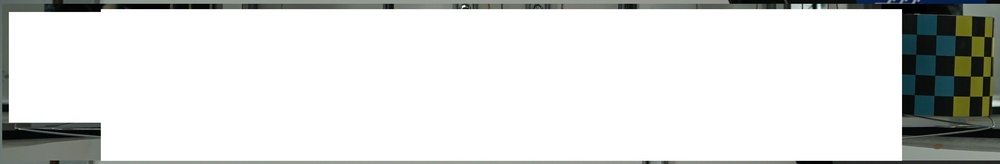
%> input picture Calibration/100MSDCF/new_programGUI/DSC00123.JPG, 1000 x 164 px, shrunk from 3164 x 520 before the run
$ octave --eval "result = findDots(imread('DSC00123.JPG'));"   (GNU Octave 9; MATLAB toolbox functions it lacks are replaced by stand-ins)
%> lines starting %> are read from the running program, lines starting %| are printed output that depends on the picture
function points = findDots(Igray)
    Isin = im2single(Igray);
    % Provo la detect a differenti risoluzioni
    sigma = 2;
    peakThreshold = 0.10; % threshold for corner metric

    G = fspecial('gaussian', round(sigma * 7)+1, sigma);
    Ig = imfilter(Isin, G, 'conv');

    derivFilter = [-1 0 1];

    % first derivatives
    Iy = imfilter(Ig, derivFilter', 'conv');
    Ix = imfilter(Ig, derivFilter, 'conv');

    % first derivative at 45 degrees
    I_45 = Ix * cos(pi/4) + Iy * sin(pi/4);
    I_n45 = Ix * cos(-pi/4) + Iy * sin(-pi/4);
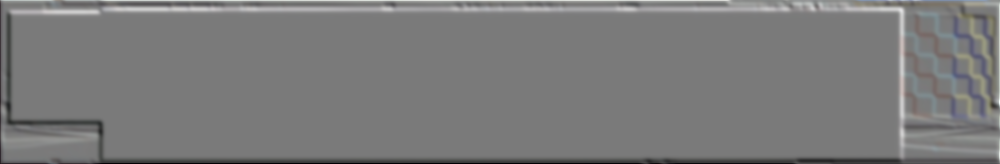
%> I_n45: size 164x1000x3 single; mean R, G, B 0.000304, 0.000265, 0.000227; drawn with min black and max white

    % second derivative
    Ixy = imfilter(Ix, derivFilter', 'conv');

    I_45_x = imfilter(I_45, derivFilter, 'conv');
    I_45_y = imfilter(I_45, derivFilter', 'conv');
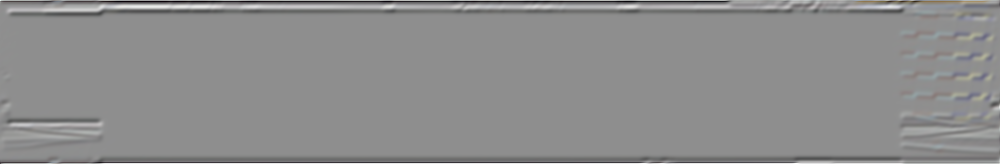
%> I_45_y: size 164x1000x3 single; mean R, G, B -0.00321, -0.00334, -0.00328; drawn with min black and max white

    I_45_45 = I_45_x * cos(-pi/4) + I_45_y * sin(-pi/4);
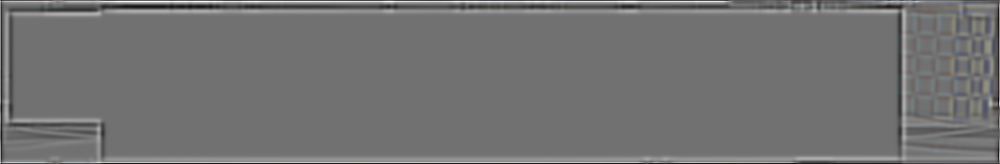
%> I_45_45: size 164x1000x3 single; mean R, G, B 0.00199, 0.00206, 0.00203; drawn with min black and max white

    % suppress the outer corners
    cxy = sigma^2 * abs(Ixy) - sigma * (abs(I_45) + abs(I_n45));
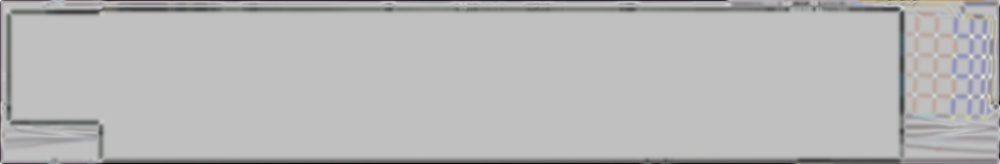
%> cxy: size 164x1000x3 single; mean R, G, B -0.075, -0.0764, -0.075; drawn with min black and max white
    cxy(cxy < 0) = 0;
    c45 = sigma^2 * abs(I_45_45) - sigma * (abs(Ix) + abs(Iy));
    c45(c45 < 0) = 0;
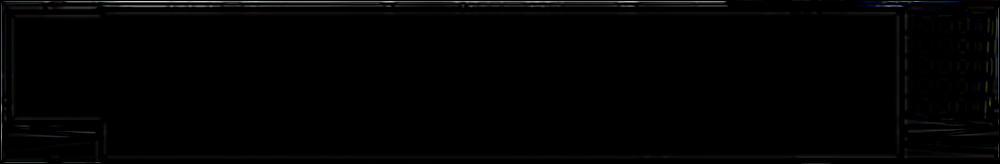
%> c45: size 164x1000x3 single; mean R, G, B 0.00949, 0.00984, 0.00994


    Ix2 = Ix .^ 2;
    Iy2 = Iy .^ 2;
    Ixy = Ix .* Iy;
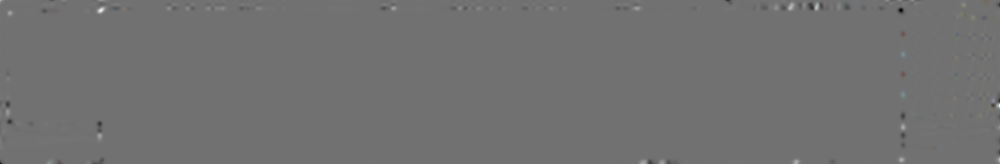
%> Ixy: size 164x1000x3 single; mean R, G, B -3.29e-06, -5.29e-06, -1.06e-05; drawn with min black and max white

    G = fspecial('gaussian', 2, 15);

    Ix2 = imfilter(Ix2, G);
    Iy2 = imfilter(Iy2, G);
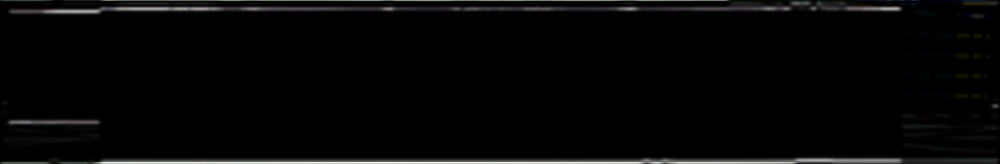
%> Iy2: size 164x1000x3 single; mean R, G, B 0.00504, 0.00509, 0.00503; drawn with min black and max white
    Ixy = imfilter(Ixy, G);

%> (the run ends here)

$ run again, on Calibration/100MSDCF/new_programGUI/asd1.jpg
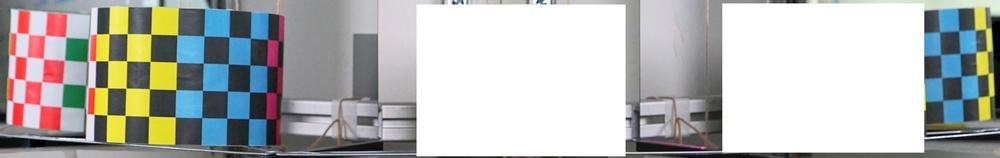
%> input picture Calibration/100MSDCF/new_programGUI/asd1.jpg, 1000 x 158 px, shrunk from 4674 x 738 before the run
%> in findDots, `c45(c45 < 0) = 0;`:
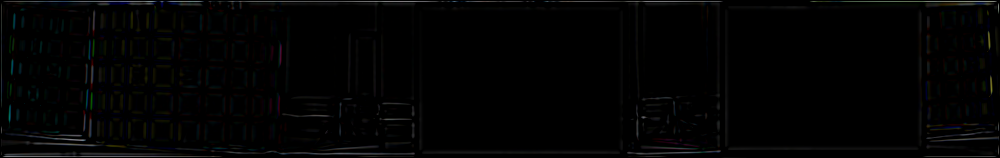
%> c45: size 158x1000x3 single; mean R, G, B 0.0112, 0.0119, 0.0117
%> in findDots, `Ixy = Ix .* Iy;`:
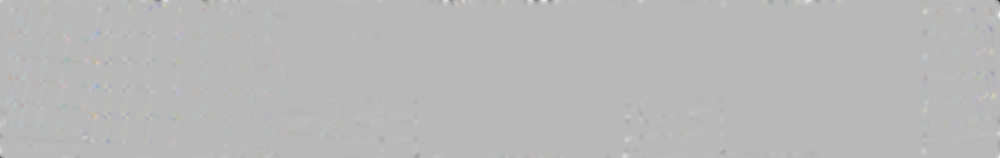
%> Ixy: size 158x1000x3 single; mean R, G, B -3.48e-06, 7.76e-06, 1.24e-05; drawn with min black and max white

$ run again, on Calibration/100MSDCF/new_programGUI/asd2.jpg
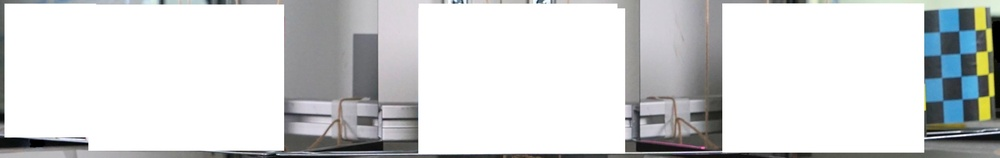
%> input picture Calibration/100MSDCF/new_programGUI/asd2.jpg, 1000 x 158 px, shrunk from 4674 x 738 before the run
%> in findDots, `c45(c45 < 0) = 0;`:
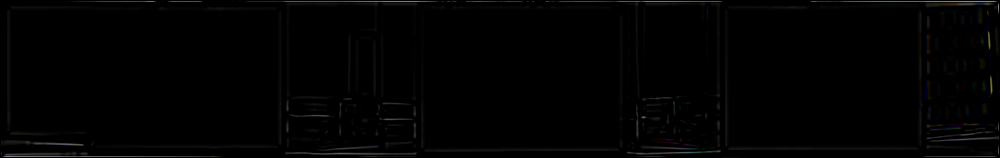
%> c45: size 158x1000x3 single; mean R, G, B 0.00825, 0.00828, 0.00818
%> in findDots, `Ixy = Ix .* Iy;`:
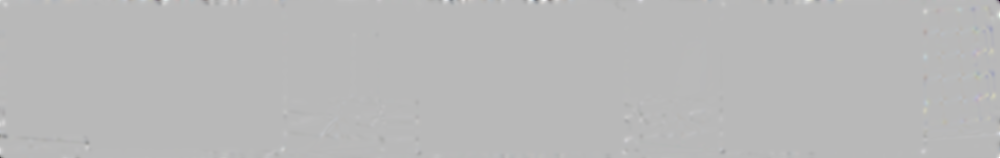
%> Ixy: size 158x1000x3 single; mean R, G, B -1.29e-05, -8.85e-06, -3.28e-06; drawn with min black and max white
